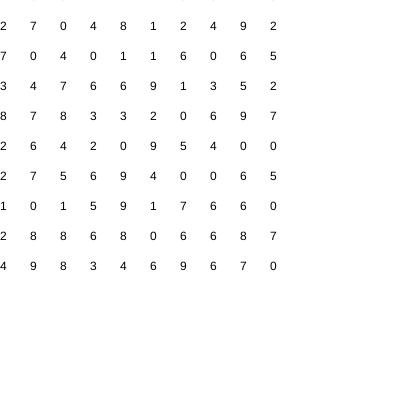
Frame 1 (no input)
Frame 60 (no input): identical to frame 1, image omitted
Frame 120 (the mouse pressed at the canvas centre since frame 60): identical to frame 1, image omitted

The p5.js sketch that drew this single still picture (run headless with seeded random() and noise() and a simulated clock; from frame 60 on, the mouse is pressed at the canvas centre):

// p5.js sketch
// ── sketch.js
// http://www.stephanimoroni.com/how-to-create-a-2d-array-in-javascript/
var grid;

class cell {
    constructor(_pos, _state, _size) {
        this.pos = _pos;
        this.state = _state;
        this.size = _size;
    }

    show() {
        rect(this.pos.x, this.pos.y, this.size, this.size);
    }
}

function setup() {
    createCanvas(400, 400);
    grid = Array.matrix(10, 10, 0);

    for (let i = 0; i < 10; i++) {
        for (let j = 0; j < 10; j++) {
            grid[i][j] = floor(random(0, 10));
        }
    }
}

function draw() {

    background(255);
    for (let i = 0; i < 10; i++) {
        for (let j = 0; j < 10; j++) {
            text(grid[i][j], 30* i, 30* j);
        }
    }

}

Array.matrix = function (numrows, numcols, initial) {
    var arr = [];
    for (var i = 0; i < numrows; ++i) {
        var columns = [];
        for (var j = 0; j < numcols; ++j) {
            columns[j] = initial;
        }
        arr[i] = columns;
    }
    return arr;
 }
